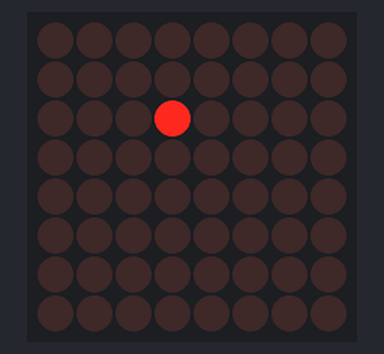
Simulated run of this sketch. Board: ESP32. Shown: 8×8 LED matrix.

Above: at 0.1 s.
At 1.1 s:
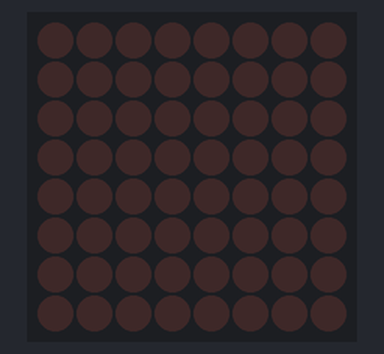

The sketch:

01.ino
```cpp
#include <LedControl.h>

// 引脚配置: DIN, CLK, CS, 1
LedControl lc = LedControl(13, 14, 27, 1);

void setup() {
  lc.shutdown(0, false);       // 醒來
  lc.setIntensity(0, 8);       // 設置亮度 (0 是最低亮度, 15 是最高亮度)
  lc.clearDisplay(0);          // 清除顯示
}

void loop() {
  lightUp(2, 3);              // 點亮第2行，第3列的LED
  delay(1000);                // 等待1秒
  lc.clearDisplay(0);         // 清除顯示
  delay(1000);                // 等待1秒
}

void lightUp(int row, int col) {
  lc.setLed(0, row, col, true); // 點亮特定LED
}
```

Measured:
- what the display in image 1 shows lasts 1.0 s, from 1.0 s to 2.0 s
